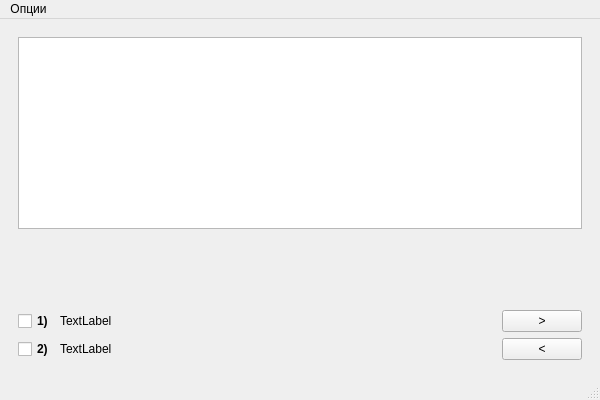
<?xml version="1.0" encoding="UTF-8"?>
<ui version="4.0">
 <class>MainWindow</class>
 <widget class="QMainWindow" name="MainWindow">
  <property name="geometry">
   <rect>
    <x>0</x>
    <y>0</y>
    <width>600</width>
    <height>400</height>
   </rect>
  </property>
  <property name="sizePolicy">
   <sizepolicy hsizetype="MinimumExpanding" vsizetype="MinimumExpanding">
    <horstretch>0</horstretch>
    <verstretch>0</verstretch>
   </sizepolicy>
  </property>
  <property name="minimumSize">
   <size>
    <width>600</width>
    <height>400</height>
   </size>
  </property>
  <property name="windowTitle">
   <string/>
  </property>
  <widget class="QWidget" name="centralwidget">
   <layout class="QVBoxLayout" name="verticalLayout">
    <item>
     <widget class="QWidget" name="widget" native="true">
      <layout class="QVBoxLayout" name="verticalLayout_2">
       <item>
        <widget class="QTextEdit" name="desc_edit">
         <property name="documentTitle">
          <string/>
         </property>
         <property name="undoRedoEnabled">
          <bool>true</bool>
         </property>
         <property name="readOnly">
          <bool>true</bool>
         </property>
         <property name="html">
          <string>&lt;!DOCTYPE HTML PUBLIC &quot;-//W3C//DTD HTML 4.0//EN&quot; &quot;http://www.w3.org/TR/REC-html40/strict.dtd&quot;&gt;
&lt;html&gt;&lt;head&gt;&lt;meta name=&quot;qrichtext&quot; content=&quot;1&quot; /&gt;&lt;style type=&quot;text/css&quot;&gt;
p, li { white-space: pre-wrap; }
&lt;/style&gt;&lt;/head&gt;&lt;body style=&quot; font-family:'MS Shell Dlg 2'; font-size:8.25pt; font-weight:400; font-style:normal;&quot;&gt;
&lt;p style=&quot;-qt-paragraph-type:empty; margin-top:0px; margin-bottom:0px; margin-left:0px; margin-right:0px; -qt-block-indent:0; text-indent:0px;&quot;&gt;&lt;br /&gt;&lt;/p&gt;&lt;/body&gt;&lt;/html&gt;</string>
         </property>
         <property name="acceptRichText">
          <bool>false</bool>
         </property>
         <property name="placeholderText">
          <string/>
         </property>
        </widget>
       </item>
       <item>
        <spacer name="verticalSpacer">
         <property name="orientation">
          <enum>Qt::Vertical</enum>
         </property>
         <property name="sizeHint" stdset="0">
          <size>
           <width>20</width>
           <height>40</height>
          </size>
         </property>
        </spacer>
       </item>
       <item>
        <layout class="QGridLayout" name="gridLayout">
         <item row="1" column="1">
          <widget class="QLabel" name="q2">
           <property name="sizePolicy">
            <sizepolicy hsizetype="Minimum" vsizetype="Preferred">
             <horstretch>0</horstretch>
             <verstretch>0</verstretch>
            </sizepolicy>
           </property>
           <property name="text">
            <string>TextLabel</string>
           </property>
          </widget>
         </item>
         <item row="0" column="1">
          <widget class="QLabel" name="q1">
           <property name="text">
            <string>TextLabel</string>
           </property>
          </widget>
         </item>
         <item row="1" column="0">
          <widget class="QCheckBox" name="checkBox_2">
           <property name="font">
            <font>
             <weight>75</weight>
             <bold>true</bold>
            </font>
           </property>
           <property name="text">
            <string>2)</string>
           </property>
           <property name="checkable">
            <bool>true</bool>
           </property>
           <attribute name="buttonGroup">
            <string notr="true">buttonGroup</string>
           </attribute>
          </widget>
         </item>
         <item row="0" column="3">
          <widget class="QPushButton" name="forward_btn">
           <property name="text">
            <string>&gt;</string>
           </property>
          </widget>
         </item>
         <item row="1" column="3">
          <widget class="QPushButton" name="back_btn">
           <property name="text">
            <string>&lt;</string>
           </property>
          </widget>
         </item>
         <item row="0" column="0">
          <widget class="QCheckBox" name="checkBox_1">
           <property name="font">
            <font>
             <weight>75</weight>
             <bold>true</bold>
            </font>
           </property>
           <property name="text">
            <string>1)</string>
           </property>
           <property name="checkable">
            <bool>true</bool>
           </property>
           <attribute name="buttonGroup">
            <string notr="true">buttonGroup</string>
           </attribute>
          </widget>
         </item>
         <item row="0" column="2">
          <spacer name="horizontalSpacer">
           <property name="orientation">
            <enum>Qt::Horizontal</enum>
           </property>
           <property name="sizeHint" stdset="0">
            <size>
             <width>40</width>
             <height>20</height>
            </size>
           </property>
          </spacer>
         </item>
        </layout>
       </item>
      </layout>
     </widget>
    </item>
   </layout>
  </widget>
  <widget class="QMenuBar" name="menubar">
   <property name="geometry">
    <rect>
     <x>0</x>
     <y>0</y>
     <width>600</width>
     <height>21</height>
    </rect>
   </property>
   <widget class="QMenu" name="menu">
    <property name="title">
     <string>Опции</string>
    </property>
    <addaction name="exit_action"/>
   </widget>
   <addaction name="menu"/>
  </widget>
  <widget class="QStatusBar" name="statusbar"/>
  <action name="delete_action">
   <property name="text">
    <string>Удалить задачу</string>
   </property>
  </action>
  <action name="exit_action">
   <property name="text">
    <string>Прервать тестирование</string>
   </property>
  </action>
  <action name="create_multi">
   <property name="text">
    <string>Несколько ответов</string>
   </property>
  </action>
  <action name="create_single">
   <property name="text">
    <string>Один ответ</string>
   </property>
  </action>
  <action name="save_action">
   <property name="text">
    <string>Сохранить</string>
   </property>
  </action>
 </widget>
 <resources/>
 <connections/>
 <buttongroups>
  <buttongroup name="buttonGroup">
   <property name="exclusive">
    <bool>true</bool>
   </property>
  </buttongroup>
 </buttongroups>
</ui>
